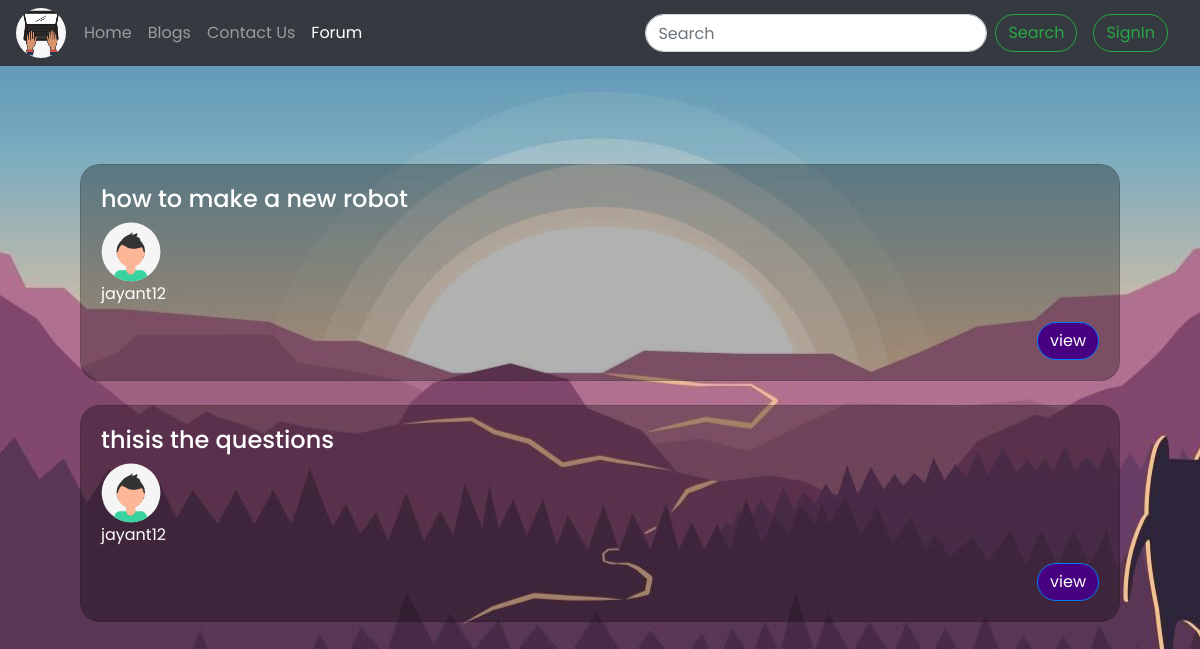
The page /doubts/questions-home on the database as committed earlier.
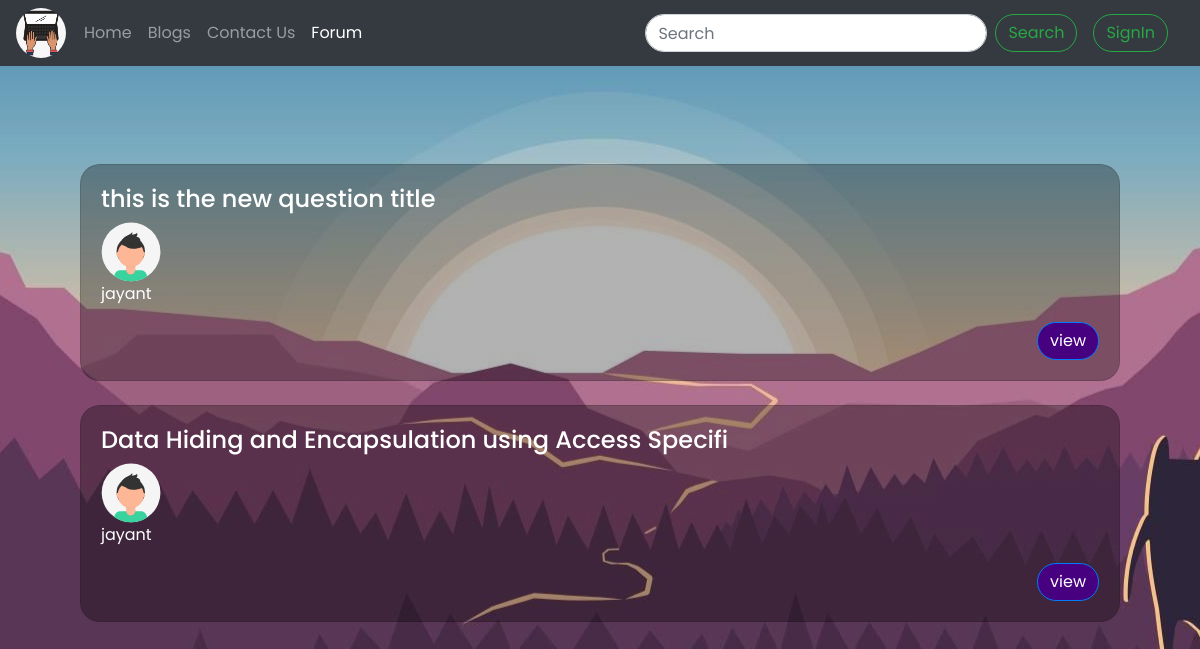
The same page on the database as committed later.
### quesAns/models.py (models this page shows, shortened)
class Question(models.Model):
    sno = models.AutoField(primary_key=True)
    title = models.CharField(max_length=100)
    content = RichTextField(blank=True, null=True)
    author = models.CharField(max_length=50)
    slug = models.CharField(max_length=200)
    time_stamp = models.DateTimeField(auto_now_add=True)
    class Meta:
        ordering = ['-time_stamp']

### quesAns/views.py (the view)
# urls.py: path('questions-home', views.all_questions, name='all-questions'),
def all_questions(request):
    allques = Question.objects.all()
    context = {'allques': allques}
    return render(request, 'questions/questions_home.html', context)

### templates/questions/questions_home.html (shortened to what this page needs)
{% extends 'base.html' %}
{% load static %}
{% block head %}
<link rel="stylesheet" href="{% static 'questionHome.css' %}">
{% endblock head %}
{% load static %}
{% block doubtactive %}active
{% endblock doubtactive %}
{% block body %}
<div class="container my-2 mb-4">
{% if user.is_authenticated %}
<div class=" mb-5 ml-5">
    <a class = "btn btn-primary" href="/doubts/ask-question-page" id = "askQ"><span>+ Ask Question </span></a>
    </div>
</div>
<div class="container  mt-5">
<div id = 'question-bank'>
    {% for ques in allques %}
    <div class="card my-4" id = "card">
        <div class="card-body" >
            <h4>{{ques.title}}</h4>
             <img src="/static/images/avatar.svg" height = "60px" alt=""><p>{{ques.author}}</p>
                <a class = " btn btn-primary float-right" href="/doubts/{{ques.slug}}" id= "post-button">view</a>
        </div>
    </div>
    {% endfor %}
{% else %}
<div class="container  mt-5">
<div id = 'question-bank'>
    {% for ques in allques %}
    <div class="card my-4" id = "card">
        <div class="card-body" >
            <h4>{{ques.title}}</h4>
             <img src="/static/images/avatar.svg" height = "60px" alt=""><p>{{ques.author}}</p>
                <a class = " btn btn-primary float-right" href="/doubts/{{ques.slug}}" id= "post-button">view</a>
        </div>
    </div>
    {% endfor %}
{% endif %}
</div>
</div>
{% endblock body %}

Rows that differ between the two databases and show on the page:
removed Question: title "how to make a new robot", author "jayant12"
removed Question: title "thisis the questions", author "jayant12"
added Question: title "this is the new question title", author "jayant"
added Question: title "Data Hiding and Encapsulation using Access Specifi", author "jayant"
